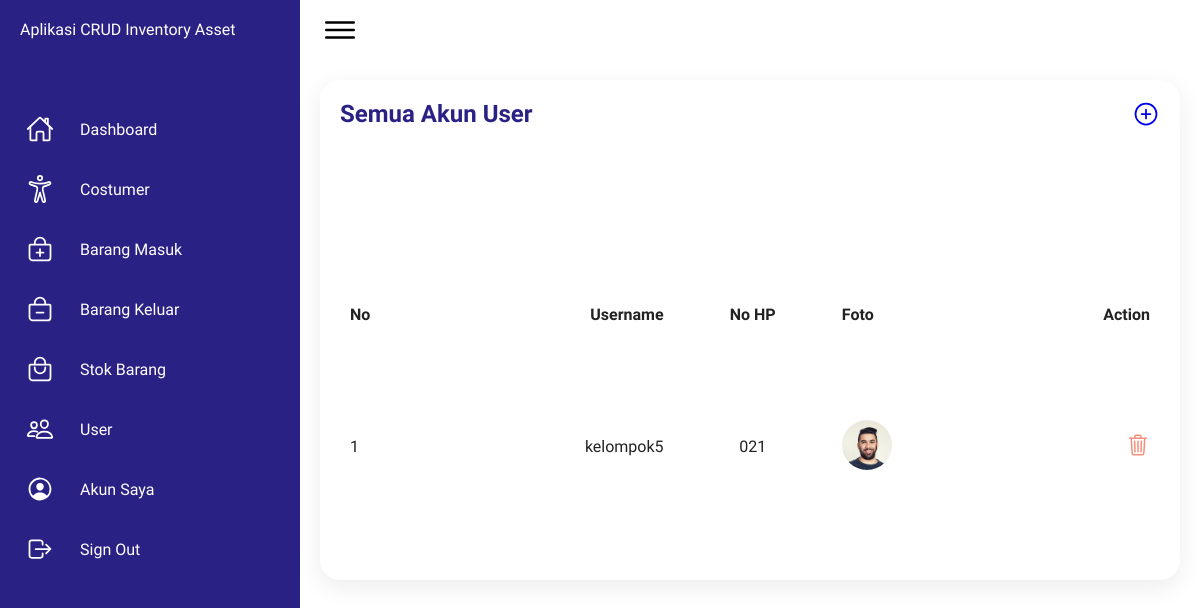
/website/app/user (signed in), run on an earlier commit of the app's database.
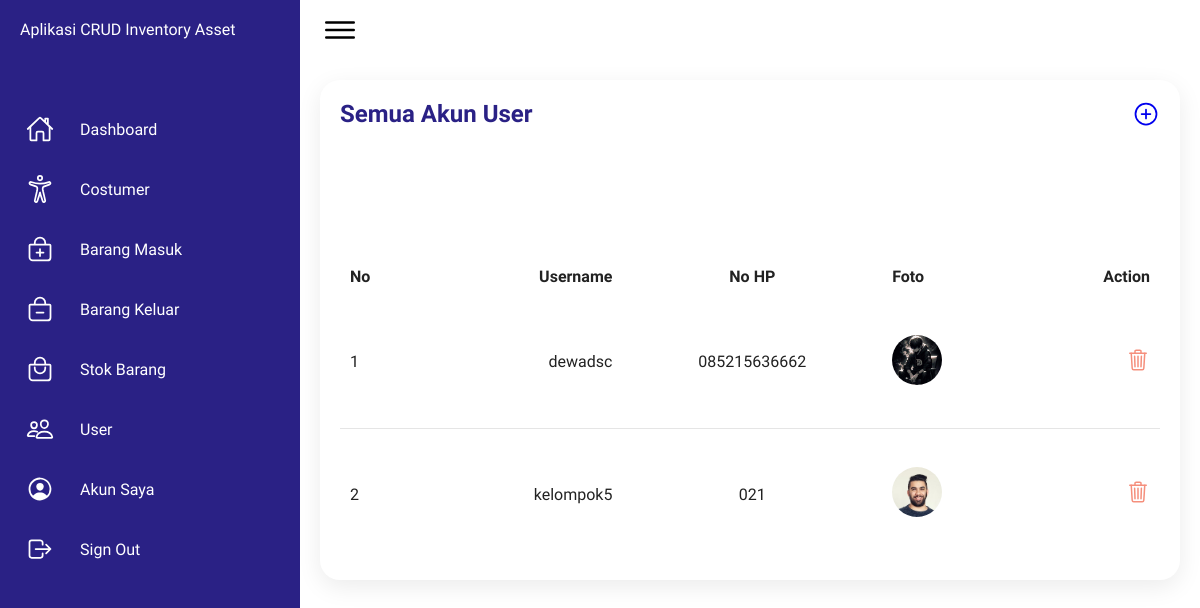
And on a later commit of the database.
### tables this page shows
CREATE TABLE `users` (
  `id` int(255) NOT NULL,
  `username` varchar(1000) NOT NULL,
  `password` varchar(1000) NOT NULL,
  `nohp` varchar(25) NOT NULL,
  `filefoto` varchar(1000) NOT NULL
);

### website/app/user/index.php (the view, shortened to what this page needs)
<!DOCTYPE html>
<html lang="en">
    <head>
        <link rel="stylesheet" href="../../css/dashboard.css">
    </head>
    <body>
        <div class="container">
            <div class="navigation">
                <ul>
                    <li>
                        <a href="#">
                            <span class="title">Aplikasi CRUD Inventory Asset</span>
                        </a>
                    </li>
                    <li>
                        <a href="../beranda">
                            <span class="icon">
                                <ion-icon name="home-outline"></ion-icon>
                            </span>
                            <span class="title">Dashboard</span>
                        </a>
                    </li>
                    <li>
                        <a href="#">
                            <span class="icon">
                                <ion-icon name="accessibility-outline"></ion-icon>
                            </span>
                            <span class="title">Costumer</span>
                        </a>
                    </li>
                    <li>
                        <a href="#">
                            <span class="icon">
                                <ion-icon name="bag-add-outline"></ion-icon>
                            </span>
                            <span class="title">Barang Masuk</span>
                        </a>
                    </li>
                    <li>
                        <a href="#">
                            <span class="icon">
                                <ion-icon name="bag-remove-outline"></ion-icon>
                            </span>
                            <span class="title">Barang Keluar</span>
                        </a>
                    </li>
                    <li>
                        <a href="#">
                            <span class="icon">
                                <ion-icon name="bag-handle-outline"></ion-icon>
                            </span>
                            <span class="title">Stok Barang</span>
                        </a>
                    </li>
                    <li>
                        <a href="#">
                            <span class="icon">
                                <ion-icon name="people-outline"></ion-icon>
                            </span>
                            <span class="title">User</span>
                        </a>
                    </li>
                    <li>
                        <a href="../account">
                            <span class="icon">
                                <ion-icon name="person-circle-outline"></ion-icon>
                            </span>
                            <span class="title">Akun Saya</span>
                        </a>
                    </li>
                    <li>
                        <a href="#" id="showLogoutModal">
                            <span class="icon">
                                <ion-icon name="log-out-outline"></ion-icon>
                            </span>
                            <span class="title">Sign Out</span>
                        </a>
                    </li>
                </ul>
            </div>
            <div class="main">
                <div class="topbar">
                    <div class="toggle">
                        <ion-icon name="menu-outline"></ion-icon>
                    </div>
                </div>
                <div class="details" style="display: block;">
                    <div class="recentOrders">
                        <div class="cardHeader">
                            <h2>Semua Akun User</h2>
                            <a href="input.php">
                                <ion-icon style="font-size: 1.75rem;" name="add-circle-outline"></ion-icon>
                            </a>
                        </div>
                        <?php
                            require '../../config.php';
                            try {
                                $stmt = $pdo->prepare("SELECT id, username, nohp, filefoto FROM users");
                                $stmt->execute();
                                $users = $stmt->fetchAll(PDO::FETCH_ASSOC);
                                $no = 1;
                            } catch (PDOException $e) {
                                error_log("Database error: " . $e->getMessage());
                                echo "Terjadi kesalahan. Silakan coba lagi nanti.";
                                exit();
                            }
                        ?>
                        <table>
                            <thead>
                                <tr>
                                    <td>No</td>
                                    <td>Username</td>
                                    <td>No HP</td>
                                    <td>Foto</td>
                                    <td>Action</td>
                                </tr>
                            </thead>
                            <tbody>
                                <?php if ($users): ?>
                                    <?php foreach ($users as $user): ?>
                                        <tr>
                                            <td><?php echo $no++ ?></td>
                                            <td><?php echo htmlspecialchars($user['username']); ?></td>
                                            <td><?php echo htmlspecialchars($user['nohp']); ?></td>
                                            <td>
                                                <img src="<?php echo htmlspecialchars('../../imgs/' . $user['filefoto']); ?>" alt="img" class="profile-img">
                                            </td>
                                            <td>
                                                <a style="color: #f58f7c;" href="#" class="showDeleteModal" data-id="<?php echo htmlspecialchars($user['id']); ?>" data-username="<?php echo htmlspecialchars($user['username']); ?>">
                                                    <ion-icon name="trash-outline" style="font-size: 1.50rem;"></ion-icon>
                                                </a>
                                            </td>
                                        </tr>
                                    <?php endforeach; ?>
                                <?php else: ?>
                                    <tr>
                                        <td colspan="5">Tidak ada data pengguna.</td>
                                    </tr>
                                <?php endif; ?>
                            </tbody>
                        </table>
                    </div>
                </div>
            </div>
        </div>
    </body>
</html>

### website/css/dashboard.css (style rules this page uses)
* { font-family: "Ubuntu", sans-serif; margin: 0; padding: 0; box-sizing: border-box; }
:root { --blue: #2a2185; --white: #fff; --gray: #f5f5f5; --black1: #222; --black2: #999; }
body { min-height: 100vh; overflow-x: hidden; }
.container { position: relative; width: 100%; }
.navigation { position: fixed; width: 300px; height: 100%; background: var(--blue); border-left: 10px solid var(--blue); transition: 0.5s; overflow: hidden; }
.navigation ul { position: absolute; top: 0; left: 0; width: 100%; }
.navigation ul li { position: relative; width: 100%; list-style: none; border-top-left-radius: 30px; border-bottom-left-radius: 30px; }
.navigation ul li:nth-child(1) { margin-bottom: 40px; pointer-events: none; }
.navigation ul li a { position: relative; display: block; width: 100%; display: flex; text-decoration: none; color: var(--white); }
.navigation ul li a .icon { position: relative; display: block; min-width: 60px; height: 60px; line-height: 75px; text-align: center; }
.navigation ul li a .icon ion-icon { font-size: 1.75rem; }
.navigation ul li a .title { position: relative; display: block; padding: 0 10px; height: 60px; line-height: 60px; text-align: start; white-space: nowrap; }
.main { position: absolute; width: calc(100% - 300px); left: 300px; min-height: 100vh; background: var(--white); transition: 0.5s; }
.topbar { width: 100%; height: 60px; display: flex; justify-content: space-between; align-items: center; padding: 0 10px; }
.toggle { position: relative; width: 60px; height: 60px; display: flex; justify-content: center; align-items: center; font-size: 2.5rem; cursor: pointer; }
.details { position: relative; width: 100%; padding: 20px; display: grid; grid-template-columns: 2fr 1fr; grid-gap: 30px; }
.details .recentOrders { position: relative; display: grid; min-height: 500px; background: var(--white); padding: 20px; box-shadow: 0 7px 25px rgba(0, 0, 0, 0.08); border-radius: 20px; }
.details .cardHeader { display: flex; justify-content: space-between; align-items: flex-start; }
.cardHeader h2 { font-weight: 600; color: var(--blue); }
.details table { width: 100%; border-collapse: collapse; margin-top: 10px; }
.details table thead td { font-weight: 600; }
.details .recentOrders table tr { color: var(--black1); border-bottom: 1px solid rgba(0, 0, 0, 0.1); }
.details .recentOrders table tr:last-child { border-bottom: none; }
.details .recentOrders table tr td { padding: 10px; }
.details .recentOrders table tr td:last-child { text-align: end; }
.details .recentOrders table tr td:nth-child(2) { text-align: end; }
.details .recentOrders table tr td:nth-child(3) { text-align: center; }

### website/app/user/index.php (style rules this page uses)
.profile-img { width: 50px; height: 50px; border-radius: 50%; }

What changed in the data, as far as the page shows it:
added users: username "dewadsc", nohp "085215636662", filefoto (picture)
